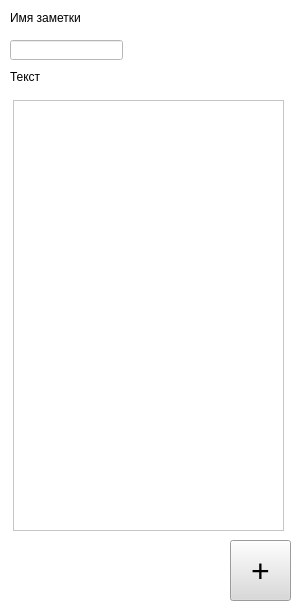
<?xml version="1.0" encoding="UTF-8"?>
<ui version="4.0">
 <class>Form</class>
 <widget class="QWidget" name="Form">
  <property name="geometry">
   <rect>
    <x>0</x>
    <y>0</y>
    <width>301</width>
    <height>613</height>
   </rect>
  </property>
  <property name="minimumSize">
   <size>
    <width>301</width>
    <height>613</height>
   </size>
  </property>
  <property name="maximumSize">
   <size>
    <width>301</width>
    <height>613</height>
   </size>
  </property>
  <property name="windowTitle">
   <string>Form</string>
  </property>
  <property name="styleSheet">
   <string notr="true">background-color: rgb(255, 255, 255);</string>
  </property>
  <widget class="QPushButton" name="add_button">
   <property name="geometry">
    <rect>
     <x>230</x>
     <y>540</y>
     <width>61</width>
     <height>61</height>
    </rect>
   </property>
   <property name="minimumSize">
    <size>
     <width>61</width>
     <height>61</height>
    </size>
   </property>
   <property name="maximumSize">
    <size>
     <width>61</width>
     <height>61</height>
    </size>
   </property>
   <property name="baseSize">
    <size>
     <width>61</width>
     <height>61</height>
    </size>
   </property>
   <property name="font">
    <font>
     <pointsize>24</pointsize>
    </font>
   </property>
   <property name="styleSheet">
    <string notr="true">background-color: rgb(217, 217, 217);</string>
   </property>
   <property name="text">
    <string>+</string>
   </property>
  </widget>
  <widget class="QLabel" name="label">
   <property name="geometry">
    <rect>
     <x>10</x>
     <y>70</y>
     <width>47</width>
     <height>13</height>
    </rect>
   </property>
   <property name="text">
    <string>Текст</string>
   </property>
  </widget>
  <widget class="QLabel" name="label_2">
   <property name="geometry">
    <rect>
     <x>10</x>
     <y>10</y>
     <width>71</width>
     <height>16</height>
    </rect>
   </property>
   <property name="text">
    <string>Имя заметки</string>
   </property>
  </widget>
  <widget class="QLineEdit" name="file_name">
   <property name="geometry">
    <rect>
     <x>10</x>
     <y>40</y>
     <width>113</width>
     <height>20</height>
    </rect>
   </property>
  </widget>
  <widget class="QTextEdit" name="textEdit">
   <property name="geometry">
    <rect>
     <x>13</x>
     <y>100</y>
     <width>271</width>
     <height>431</height>
    </rect>
   </property>
  </widget>
 </widget>
 <resources/>
 <connections/>
</ui>
